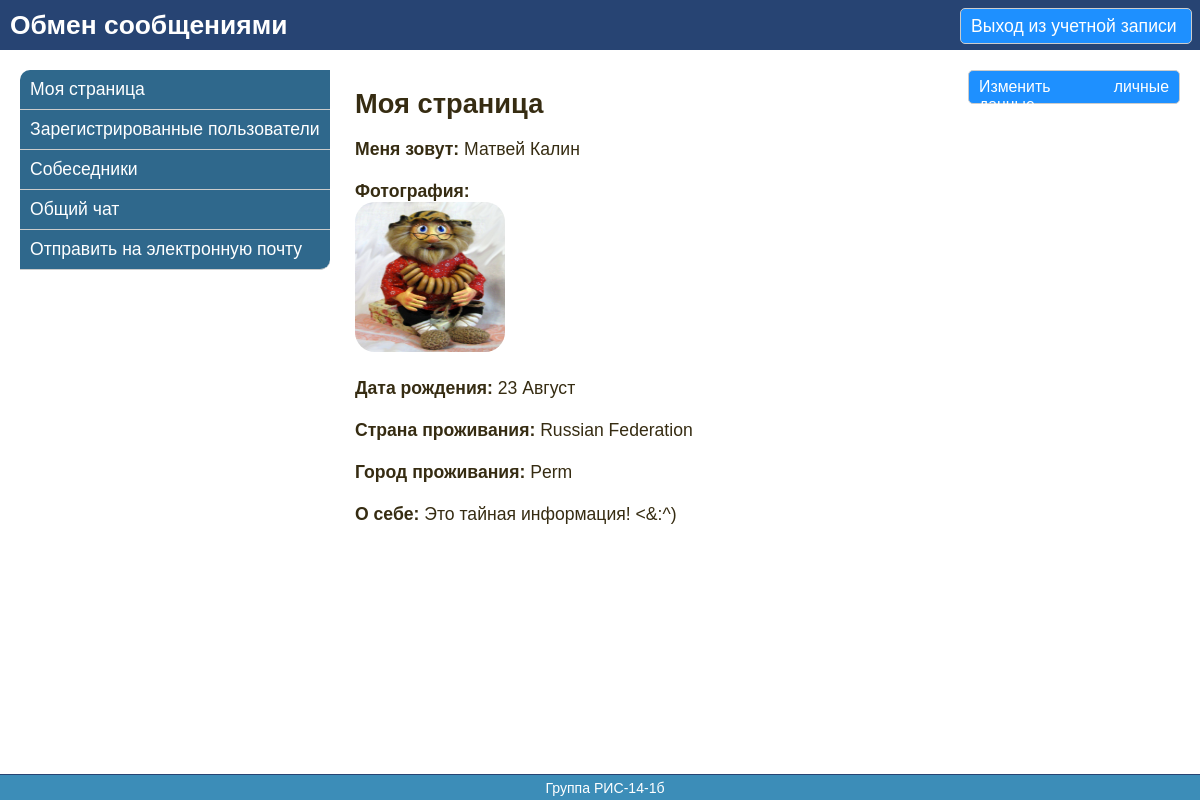
The app's page /user/36 (signed in) with its own data.
### tables this page shows
CREATE TABLE IF NOT EXISTS `user` (
  `id` int(11) NOT NULL AUTO_INCREMENT,
  `name` varchar(100) NOT NULL,
  `surname` varchar(100) NOT NULL,
  `login` varchar(100) NOT NULL,
  `password` varchar(100) NOT NULL,
  `e_mail` varchar(100) NOT NULL,
  `url_avatar` varchar(100) NOT NULL,
  `day_birthday` int(11) NOT NULL,
  `month_birthday` varchar(20) NOT NULL,
  `year_birthday` int(11) NOT NULL,
  `country` varchar(100) NOT NULL,
  `city` varchar(100) NOT NULL,
  `about_me` text NOT NULL,
  `show_personal_data` int(11) NOT NULL,
  `date_registration` datetime NOT NULL,
  PRIMARY KEY (`id`)
);

### index.php (called while the page is built, shortened)
<?php
require_once(ROOT . '\components\Router.php');
$router = new Router();
$router->run();

### models/UserModel.php (called while the page is built, shortened)
<?php
class UserModel {
    public static function getUserById($id) {
        $db = Db::getConnection();
        $sql = 'SELECT * FROM user WHERE id = :id';
        $result = $db->prepare($sql);
        $result->bindParam(':id', $id, PDO::PARAM_INT);
        $result->execute();
        $result->setFetchMode(PDO::FETCH_NAMED);
        return $result->fetch();
    }
}

### components/SharedFunction.php (the view, shortened to what this page needs)
<?php
    function printInfoUserPage($registerUserMas) {
        echo '<label class="bold">Меня зовут: </label>' . $registerUserMas['name'] . ' ' .  $registerUserMas['surname'] . '<br /><br />';
        echo '<label class="bold">Фотография:</label><br />';
        if (is_file($registerUserMas['url_avatar']) && filesize($registerUserMas['url_avatar']) > 0) {
            echo '<img src="../../' . $registerUserMas['url_avatar'] . '" width="150" height="150" alt="Фотография пользователя" class="main_photo" /><br /><br />';
        }
        else {
            echo '<img src="/template/img/defaultUserAvatar.png" width="150" height="150" alt="Фотография пользователя" class="main_photo" /><br /><br />';
        }
        echo '<label class="bold">Дата рождения: </label>';
        if (!empty($registerUserMas['day_birthday']) || !empty($registerUserMas['month_birthday']) || !empty($registerUserMas['year_birthday']) ) {
            if ($registerUserMas['day_birthday'] != 0) {
                echo $registerUserMas['day_birthday'] . ' ';
            }
            if ($registerUserMas['month_birthday'] != "") {
                echo $registerUserMas['month_birthday']. ' ';
            }
            echo '<br /><br />';
        }
        else {
            echo 'Отсутствует информация<br /><br />';
        }
        echo '<label class="bold">Страна проживания: </label>';
        if (!empty($registerUserMas['country'])) {
            echo $registerUserMas['country'] . '<br /><br />';
        }
        else {
            echo 'Отсутствует информация<br /><br />';
        }
        echo '<label class="bold">Город проживания: </label>';
        if (!empty($registerUserMas['city'])) {
            echo $registerUserMas['city'] . '<br /><br />';
        }
        else {
            echo 'Отсутствует информация<br /><br />';
        }
        echo '<label class="bold">О себе: </label>';
        if (!empty($registerUserMas['about_me'])) {
            echo $registerUserMas['about_me'] . '<br /><br />';
        }
        else {
            echo 'Отсутствует информация<br /><br />';
        }
    }
?>

### components/Router.php (shortened to what this page needs)
<?php
class Router {
    private $routes;
    public function __construct() {
        $routesPath = ROOT . '/config/routes.php';
        $this->routes = include($routesPath);
    }
    private function getURI() {
        if (!empty($_SERVER['REQUEST_URI'])) {
            return trim($_SERVER['REQUEST_URI'], '/');
        }
    }
    public function run() {
        $uri = $this->getURI();
        foreach ($this->routes as $uriPattern => $path) {
            if (preg_match("~$uriPattern~", $uri)) {
                $internalRoute = preg_replace("~$uriPattern~", $path, $uri);
                $segments = explode('/', $internalRoute);
                $controllerName = array_shift($segments) . 'Controller';
                $actionName = ucfirst(array_shift($segments));
                $actionName = 'action' .  $actionName;
                $parameters = $segments;
                $controllerObject = new $controllerName;
                $result = call_user_func_array(array($controllerObject, $actionName), $parameters);
                if ($result != NULL) {
                    break;
                }
            }
        }
    }
}

### views/layouts/header.php (shortened to what this page needs)
<!DOCTYPE html>
<html>
<head>
    <link href="../../template/css/style.css" rel="stylesheet" />
</head>
<body>
    <div id="wrapper">
        <div id="header">
            <h2>Обмен сообщениями</h2>
            <a href="/user/logout" id="out">Выход из учетной записи</a>
        </div>

### views/layouts/left_menu.php
<div id="left_menu">
    <ul>
        <li><a href="<?php echo '/user/' . $_SESSION['user_id']; ?>">Моя страница</a></li>
        <li><a href="<?php echo '/registerUsers/' . $_SESSION['user_id']; ?>">Зарегистрированные пользователи</a></li>
        <li><a href="<?php echo '/interlocutor/' . $_SESSION['user_id']; ?>">Собеседники</a></li>
        <li><a href="<?php echo '/user/writeCommonMessage/' . $_SESSION['user_id']; ?>">Общий чат</a></li>
        <li><a href="<?php echo '/user/writeMessageToMail/' . $_SESSION['user_id']; ?>">Отправить на электронную почту</a></li>
    </ul>
</div>

### views/user/mypage.php
<?php
    require_once(ROOT . '/views/layouts/header.php');
    require_once(ROOT . '/views/layouts/left_menu.php');
?>
    <div id="main">
        <h1>Моя страница</h1>
        <?php
            echo '<a href="changePersonalData/' . $_SESSION['user_id'] . '" class="btn_change_personal_data">Изменить личные данные</a>';
            printInfoUserPage($userMas);
        ?>
    </div>
<?php
    require_once(ROOT . '/views/layouts/footer.php');
?>

### views/layouts/footer.php
        <div id="footer">Группа РИС-14-1б</div>
    </div>
</body>
</html>

### template/css/style.css (style rules this page uses)
body { margin: 0; padding: 0; font-family: Geneva, Arial, Helvetica, sans-serif; font-size: 1.1em; color: #362c12; min-width: 800px; }
h1 { font-size: 1.55em; }
#header { position: relative; height: 50px; background: #274473; color: #FFF; }
#header h2 { margin: 0; padding: 10px 0 0 10px; }
#left_menu { float: left; width: 330px; }
#main { position: relative; margin: 0 0 0 335px; padding: 20px 20px 50px 20px; text-align: justify; }
#footer { border-top: 1px solid #274473; clear: both; position: fixed; bottom: 0; width: 100%; height: 15px; background: #3C8DB8; color: #FFF; text-align: center; padding: 5px; font-size: 0.8em; }
#left_menu ul { list-style: none; margin: 20px 0 0 20px; padding: 0; display: block; }
#left_menu ul a { display: block; padding: 9px 10px; background: #2F688C; color: #FFF; text-decoration: none; border-bottom: 1px solid #CCC; }
#left_menu ul li:first-child a { border-top-left-radius: 10px }
#left_menu ul li:last-child a { border-bottom-right-radius: 10px }
#out { position: absolute; top: 8px; right: 8px; display: block; width: 210px; height: 20px; padding: 7px 10px; background: #1E90FF; color: #FFF; text-decoration: none; border: 1px solid #CCC; border-radius: 5px; color: #FFF; }
.btn_change_personal_data { position: absolute; top: 20px; right: 20px; display: block; width: 190px; height: 18px; padding: 7px 10px; background: #1E90FF; color: #FFF; text-decoration: none; border: 1px solid #CCC; border-radius: 5px; color: #FFF; font-size: 0.9em; }
.main_photo { border-radius: 20px; }
.bold { font-weight: bold; }

### records on screen
user: name "Матвей", surname "Калин", url_avatar (picture), day_birthday "23", month_birthday "Август", country "Russian Federation", city "Perm", about_me "Это тайная информация! <&:^)"
